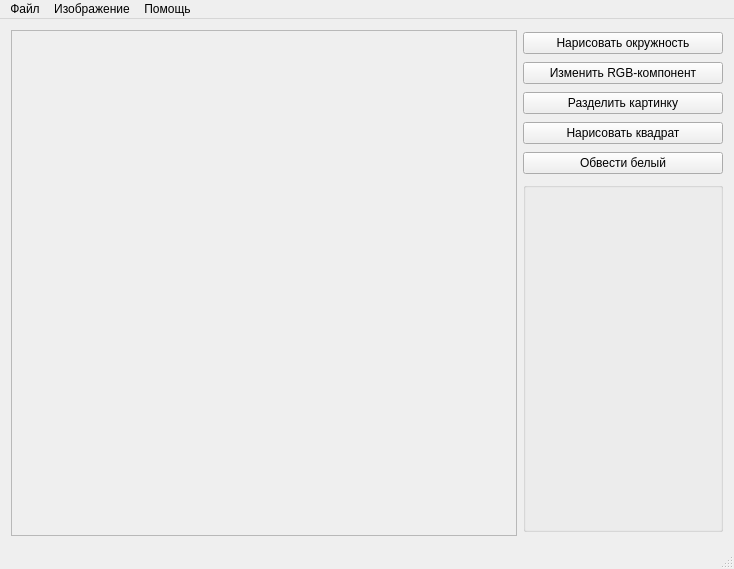
<?xml version="1.0" encoding="UTF-8"?>
<ui version="4.0">
 <class>MainWindow</class>
 <widget class="QMainWindow" name="MainWindow">
  <property name="geometry">
   <rect>
    <x>0</x>
    <y>0</y>
    <width>732</width>
    <height>569</height>
   </rect>
  </property>
  <property name="sizePolicy">
   <sizepolicy hsizetype="Preferred" vsizetype="Preferred">
    <horstretch>0</horstretch>
    <verstretch>0</verstretch>
   </sizepolicy>
  </property>
  <property name="acceptDrops">
   <bool>false</bool>
  </property>
  <property name="windowTitle">
   <string>MainWindow</string>
  </property>
  <widget class="QWidget" name="centralWidget">
   <layout class="QHBoxLayout" name="horizontalLayout">
    <item>
     <widget class="QScrollArea" name="scrollArea">
      <property name="minimumSize">
       <size>
        <width>506</width>
        <height>506</height>
       </size>
      </property>
      <property name="widgetResizable">
       <bool>true</bool>
      </property>
      <widget class="QWidget" name="scrollAreaWidgetContents">
       <property name="geometry">
        <rect>
         <x>0</x>
         <y>0</y>
         <width>504</width>
         <height>505</height>
        </rect>
       </property>
       <layout class="QHBoxLayout" name="horizontalLayout_2">
        <item>
         <widget class="ScaledPixmap" name="Image_widget" native="true">
          <property name="minimumSize">
           <size>
            <width>476</width>
            <height>476</height>
           </size>
          </property>
          <property name="sizeIncrement">
           <size>
            <width>0</width>
            <height>0</height>
           </size>
          </property>
         </widget>
        </item>
       </layout>
      </widget>
     </widget>
    </item>
    <item>
     <layout class="QVBoxLayout" name="verticalLayout">
      <item>
       <widget class="QPushButton" name="Circle">
        <property name="minimumSize">
         <size>
          <width>200</width>
          <height>0</height>
         </size>
        </property>
        <property name="maximumSize">
         <size>
          <width>200</width>
          <height>16777215</height>
         </size>
        </property>
        <property name="text">
         <string>Нарисовать окружность</string>
        </property>
       </widget>
      </item>
      <item>
       <widget class="QPushButton" name="RGB">
        <property name="minimumSize">
         <size>
          <width>200</width>
          <height>0</height>
         </size>
        </property>
        <property name="maximumSize">
         <size>
          <width>200</width>
          <height>16777215</height>
         </size>
        </property>
        <property name="text">
         <string>Изменить RGB-компонент</string>
        </property>
       </widget>
      </item>
      <item>
       <widget class="QPushButton" name="Split">
        <property name="minimumSize">
         <size>
          <width>200</width>
          <height>0</height>
         </size>
        </property>
        <property name="maximumSize">
         <size>
          <width>200</width>
          <height>16777215</height>
         </size>
        </property>
        <property name="text">
         <string>Разделить картинку</string>
        </property>
       </widget>
      </item>
      <item>
       <widget class="QPushButton" name="Square">
        <property name="minimumSize">
         <size>
          <width>200</width>
          <height>0</height>
         </size>
        </property>
        <property name="maximumSize">
         <size>
          <width>200</width>
          <height>16777215</height>
         </size>
        </property>
        <property name="text">
         <string>Нарисовать квадрат</string>
        </property>
       </widget>
      </item>
      <item>
       <widget class="QPushButton" name="white">
        <property name="text">
         <string>Обвести белый</string>
        </property>
       </widget>
      </item>
      <item>
       <widget class="QGroupBox" name="groupBox">
        <property name="minimumSize">
         <size>
          <width>200</width>
          <height>350</height>
         </size>
        </property>
        <property name="maximumSize">
         <size>
          <width>200</width>
          <height>350</height>
         </size>
        </property>
        <property name="title">
         <string/>
        </property>
        <layout class="QGridLayout" name="gridLayout">
         <item row="0" column="0">
          <widget class="QLabel" name="MainLable">
           <property name="minimumSize">
            <size>
             <width>180</width>
             <height>50</height>
            </size>
           </property>
           <property name="maximumSize">
            <size>
             <width>180</width>
             <height>50</height>
            </size>
           </property>
           <property name="text">
            <string>&lt;html&gt;&lt;head/&gt;&lt;body&gt;&lt;p&gt;&lt;br/&gt;&lt;/p&gt;&lt;/body&gt;&lt;/html&gt;</string>
           </property>
          </widget>
         </item>
        </layout>
       </widget>
      </item>
     </layout>
    </item>
   </layout>
  </widget>
  <widget class="QMenuBar" name="menuBar">
   <property name="geometry">
    <rect>
     <x>0</x>
     <y>0</y>
     <width>732</width>
     <height>22</height>
    </rect>
   </property>
   <widget class="QMenu" name="menu">
    <property name="title">
     <string>Файл</string>
    </property>
    <addaction name="Open_button"/>
    <addaction name="Save_button"/>
    <addaction name="Closef_button"/>
    <addaction name="separator"/>
    <addaction name="Close_button"/>
   </widget>
   <widget class="QMenu" name="menu_2">
    <property name="title">
     <string>Помощь</string>
    </property>
    <addaction name="Help_button"/>
    <addaction name="Info_button"/>
   </widget>
   <widget class="QMenu" name="menu_3">
    <property name="title">
     <string>Изображение</string>
    </property>
    <addaction name="Fullsize_button"/>
    <addaction name="Beauty_button"/>
    <addaction name="Alpha_Button"/>
   </widget>
   <addaction name="menu"/>
   <addaction name="menu_3"/>
   <addaction name="menu_2"/>
  </widget>
  <widget class="QStatusBar" name="statusBar"/>
  <action name="Open_button">
   <property name="icon">
    <iconset>
     <normaloff>:/img/Open_icon.png</normaloff>:/img/Open_icon.png</iconset>
   </property>
   <property name="text">
    <string>Открыть файл</string>
   </property>
  </action>
  <action name="Save_button">
   <property name="icon">
    <iconset>
     <normaloff>:/img/Save_icon.png</normaloff>:/img/Save_icon.png</iconset>
   </property>
   <property name="text">
    <string>Сохранить файл</string>
   </property>
  </action>
  <action name="Closef_button">
   <property name="icon">
    <iconset>
     <normaloff>:/img/Delete_icon.png</normaloff>:/img/Delete_icon.png</iconset>
   </property>
   <property name="text">
    <string>Закрыть файл</string>
   </property>
  </action>
  <action name="Close_button">
   <property name="checkable">
    <bool>true</bool>
   </property>
   <property name="icon">
    <iconset>
     <normaloff>:/img/Exit_icon.png</normaloff>:/img/Exit_icon.png</iconset>
   </property>
   <property name="text">
    <string>Закрыть приложение</string>
   </property>
  </action>
  <action name="Help_button">
   <property name="icon">
    <iconset>
     <normaloff>:/img/Help_icon.png</normaloff>:/img/Help_icon.png</iconset>
   </property>
   <property name="text">
    <string>Справка</string>
   </property>
  </action>
  <action name="Info_button">
   <property name="text">
    <string>О приложении</string>
   </property>
  </action>
  <action name="Beauty_button">
   <property name="checkable">
    <bool>false</bool>
   </property>
   <property name="checked">
    <bool>false</bool>
   </property>
   <property name="text">
    <string>Выравнивание изображения</string>
   </property>
  </action>
  <action name="Alpha_Button">
   <property name="checkable">
    <bool>true</bool>
   </property>
   <property name="checked">
    <bool>true</bool>
   </property>
   <property name="text">
    <string>Вкл/откл альфа-канал фона</string>
   </property>
  </action>
  <action name="Fullsize_button">
   <property name="checkable">
    <bool>true</bool>
   </property>
   <property name="text">
    <string>Оригинальный размер</string>
   </property>
  </action>
 </widget>
 <layoutdefault spacing="6" margin="11"/>
 <customwidgets>
  <customwidget>
   <class>ScaledPixmap</class>
   <extends>QWidget</extends>
   <header>scaledpixmap.h</header>
   <container>1</container>
  </customwidget>
 </customwidgets>
 <resources/>
 <connections/>
</ui>
